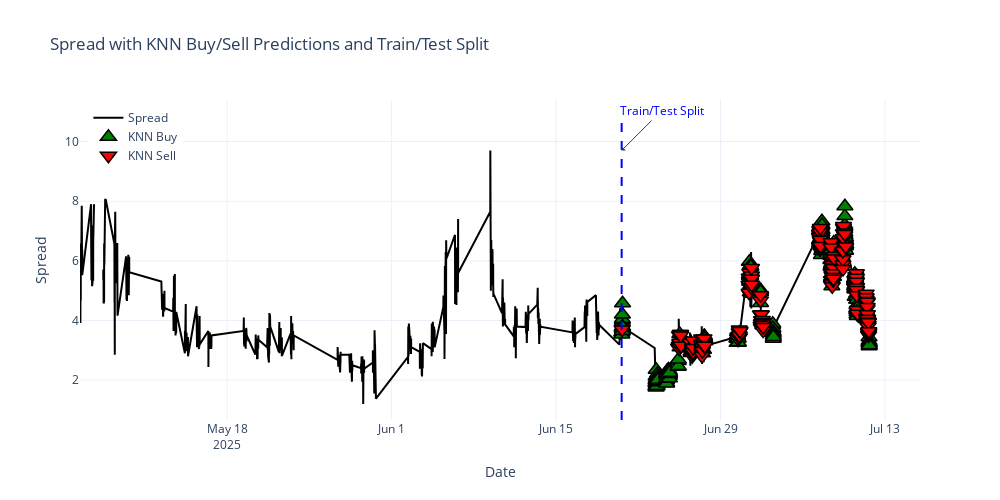

Notebook cell for this chart:
### Code cell
import plotly.graph_objects as go

# --- Identify train/test split index ---
train_size = int(len(datafix) * 0.7)
split_date = datafix.index[train_size]

fig = go.Figure()

# Plot the spread as a line
fig.add_trace(go.Scatter(
    x=datafix.index, y=datafix['spread'],
    mode='lines', name='Spread', line=dict(color='black', width=2)
))

# KNN buy predictions (green upward triangles)
buy_preds = datafix[datafix['KNN_Pred_Next5'] == 1]
fig.add_trace(go.Scatter(
    x=buy_preds.index, y=buy_preds['spread'],
    mode='markers', name='KNN Buy',
    marker=dict(symbol='triangle-up', color='green', size=14, line=dict(color='black', width=1.5))
))

# KNN sell predictions (red downward triangles)
sell_preds = datafix[datafix['KNN_Pred_Next5'] == -1]
fig.add_trace(go.Scatter(
    x=sell_preds.index, y=sell_preds['spread'],
    mode='markers', name='KNN Sell',
    marker=dict(symbol='triangle-down', color='red', size=14, line=dict(color='black', width=1.5))
))

# Add vertical line at train/test split (no annotation to avoid TypeError)
fig.add_vline(
    x=split_date,
    line=dict(color='blue', dash='dash', width=2)
)

# Add annotation separately (works with datetime)
fig.add_annotation(
    x=split_date,
    y=max(datafix['spread']),
    text="Train/Test Split",
    showarrow=True,
    arrowhead=1,
    ax=40,
    ay=-40,
    font=dict(color="blue"),
    bgcolor="white"
)

# Layout settings
fig.update_layout(
    title="Spread with KNN Buy/Sell Predictions and Train/Test Split",
    xaxis_title="Date",
    yaxis_title="Spread",
    legend=dict(x=0.01, y=0.99),
    hovermode='x unified',
    template='plotly_white',
    width=1000,
    height=500
)

fig.show()

### Figure 1 — Plotly figure (JSON) as saved in the notebook; plotly's stock layout.template omitted (floating-point values rounded to 4 significant figures; data arrays with more than 128 entries replaced by an {"elided": "..."} marker saying what was removed)
{"data": [{"line": {"color": "black", "width": 2}, "mode": "lines", "name": "Spread", "type": "scatter", "x": {"elided": "3600 str values"}, "y": {"elided": "3600 float values"}}, {"marker": {"color": "green", "line": {"color": "black", "width": 1.5}, "size": 14, "symbol": "triangle-up"}, "mode": "markers", "name": "KNN Buy", "type": "scatter", "x": {"elided": "288 str values"}, "y": {"elided": "288 float values"}}, {"marker": {"color": "red", "line": {"color": "black", "width": 1.5}, "size": 14, "symbol": "triangle-down"}, "mode": "markers", "name": "KNN Sell", "type": "scatter", "x": {"elided": "230 str values"}, "y": {"elided": "230 float values"}}], "layout": {"annotations": [{"arrowhead": 1, "ax": 40, "ay": -40, "bgcolor": "white", "font": {"color": "blue"}, "showarrow": true, "text": "Train/Test Split", "x": "2025-06-20T14:00:00", "y": 9.7}], "height": 500, "hovermode": "x unified", "legend": {"x": 0.01, "y": 0.99}, "shapes": [{"line": {"color": "blue", "dash": "dash", "width": 2}, "type": "line", "x0": "2025-06-20T14:00:00", "x1": "2025-06-20T14:00:00", "xref": "x", "y0": 0, "y1": 1, "yref": "y domain"}], "title": {"text": "Spread with KNN Buy/Sell Predictions and Train/Test Split"}, "width": 1000, "xaxis": {"title": {"text": "Date"}}, "yaxis": {"title": {"text": "Spread"}}}}
